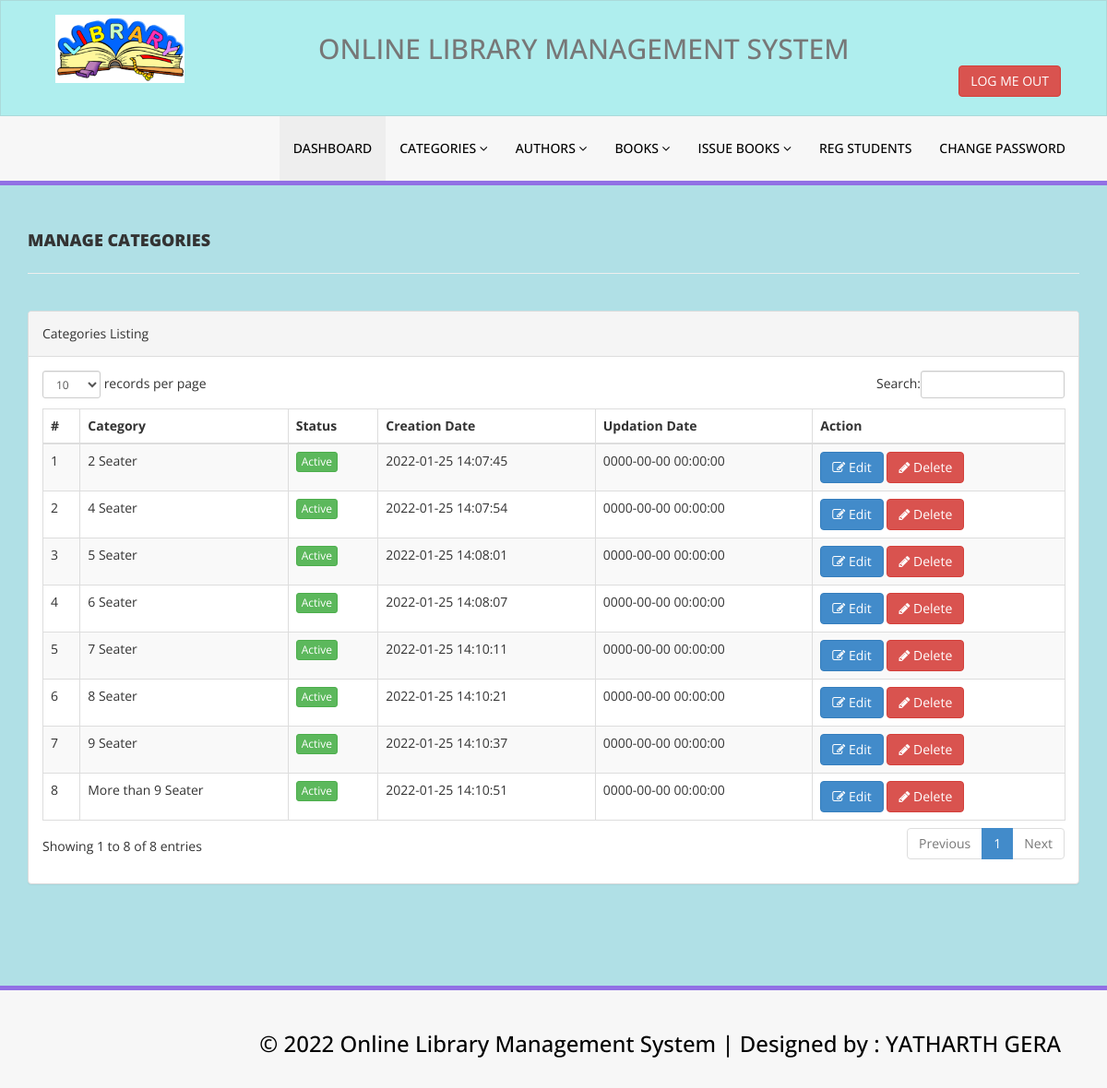
The app's page /admin/manage-categories.php (signed in) with its own data.
### tables this page shows
CREATE TABLE `tblcategory` (
  `id` int(11) NOT NULL,
  `CategoryName` varchar(150) DEFAULT NULL,
  `Status` int(1) DEFAULT NULL,
  `CreationDate` timestamp NULL DEFAULT current_timestamp(),
  `UpdationDate` timestamp NULL DEFAULT '0000-00-00 00:00:00' ON UPDATE current_timestamp()
);

### admin/manage-categories.php (the view, shortened to what this page needs)
<?php
include('includes/config.php');
if(strlen($_SESSION['alogin'])==0)
    {
header('location:index.php');
}
else{
    ?>
<!DOCTYPE html>
<html xmlns="http://www.w3.org/1999/xhtml">
<head>
    <link href="assets/css/bootstrap.css" rel="stylesheet" />
    <link href="assets/css/font-awesome.css" rel="stylesheet" />
    <link href="assets/js/dataTables/dataTables.bootstrap.css" rel="stylesheet" />
    <link href="assets/css/style.css" rel="stylesheet" />
</head>
<body style="background-color:PowderBlue;">
<?php include('includes/header.php');?>
    <div class="content-wrapper">
         <div class="container">
        <div class="row pad-botm">
            <div class="col-md-12">
                <h4 class="header-line">Manage Categories</h4>
    </div>
     <div class="row">
</div>
        </div>
            <div class="row">
                <div class="col-md-12">
                    <div class="panel panel-default">
                        <div class="panel-heading">
                           Categories Listing
                        </div>
                        <div class="panel-body">
                            <div class="table-responsive">
                                <table class="table table-striped table-bordered table-hover" id="dataTables-example">
                                    <thead>
                                        <tr>
                                            <th>#</th>
                                            <th>Category</th>
                                            <th>Status</th>
                                            <th>Creation Date</th>
                                            <th>Updation Date</th>
                                            <th>Action</th>
                                        </tr>
                                    </thead>
                                    <tbody>
<?php $sql = "SELECT * from  tblcategory";
$query = $dbh -> prepare($sql);
$query->execute();
$results=$query->fetchAll(PDO::FETCH_OBJ);
$cnt=1;
if($query->rowCount() > 0)
{
foreach($results as $result)
{               ?>
                                        <tr class="odd gradeX">
                                            <td class="center"><?php echo htmlentities($cnt);?></td>
                                            <td class="center"><?php echo htmlentities($result->CategoryName);?></td>
                                            <td class="center"><?php if($result->Status==1) {?>
                                            <a href="#" class="btn btn-success btn-xs">Active</a>
                                            <?php } else {?>
                                            <a href="#" class="btn btn-danger btn-xs">Inactive</a>
                                            <?php } ?></td>
                                            <td class="center"><?php echo htmlentities($result->CreationDate);?></td>
                                            <td class="center"><?php echo htmlentities($result->UpdationDate);?></td>
                                            <td class="center">
                                            <a href="edit-category.php?catid=<?php echo htmlentities($result->id);?>"><button class="btn btn-primary"><i class="fa fa-edit "></i> Edit</button>
                                          <a href="manage-categories.php?del=<?php echo htmlentities($result->id);?>" onclick="return confirm('Are you sure you want to delete?');"" >  <button class="btn btn-danger"><i class="fa fa-pencil"></i> Delete</button>
                                            </td>
                                        </tr>
 <?php $cnt=$cnt+1;}} ?>
                                    </tbody>
                                </table>
                            </div>
                        </div>
                    </div>
                </div>
            </div>
    </div>
    </div>
  <?php include('includes/footer.php');?>
</body>
</html>
<?php } ?>

### admin/assets/css/style.css (style rules this page uses)
.content-wrapper { margin-top: 40px; min-height:800px; padding-bottom:90px; }
.header-line { font-weight:900; padding-bottom:25px; border-bottom:1px solid #eeeeee; text-transform:uppercase; }
.pad-botm { padding-bottom:30px; }

### records on screen
tblcategory: CategoryName "2 Seater", Status "Active", CreationDate "2022-01-25 14:07:45", UpdationDate "0000-00-00 00:00:00"
tblcategory: CategoryName "4 Seater", Status "Active", CreationDate "2022-01-25 14:07:54", UpdationDate "0000-00-00 00:00:00"
tblcategory: CategoryName "5 Seater", Status "Active", CreationDate "2022-01-25 14:08:01", UpdationDate "0000-00-00 00:00:00"
tblcategory: CategoryName "6 Seater", Status "Active", CreationDate "2022-01-25 14:08:07", UpdationDate "0000-00-00 00:00:00"
tblcategory: CategoryName "7 Seater", Status "Active", CreationDate "2022-01-25 14:10:11", UpdationDate "0000-00-00 00:00:00"
tblcategory: CategoryName "8 Seater", Status "Active", CreationDate "2022-01-25 14:10:21", UpdationDate "0000-00-00 00:00:00"
tblcategory: CategoryName "9 Seater", Status "Active", CreationDate "2022-01-25 14:10:37", UpdationDate "0000-00-00 00:00:00"
tblcategory: CategoryName "More than 9 Seater", Status "Active", CreationDate "2022-01-25 14:10:51", UpdationDate "0000-00-00 00:00:00"
